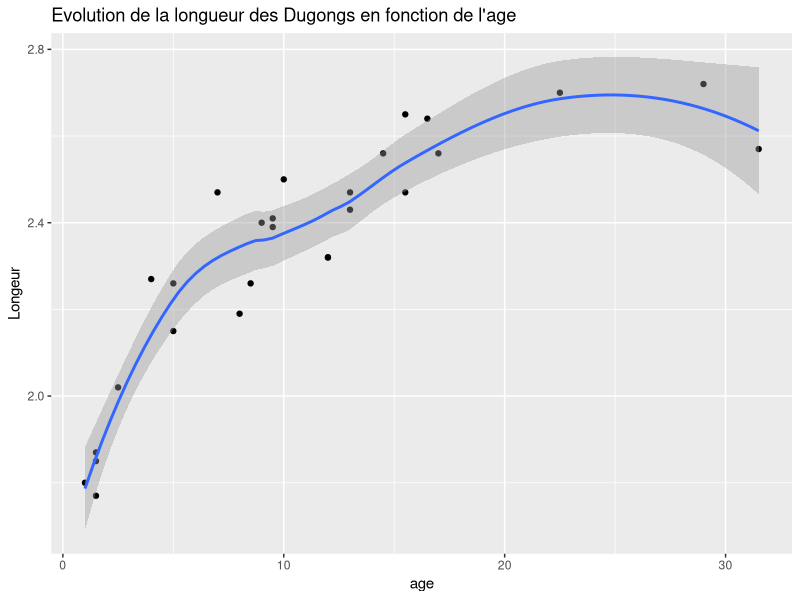
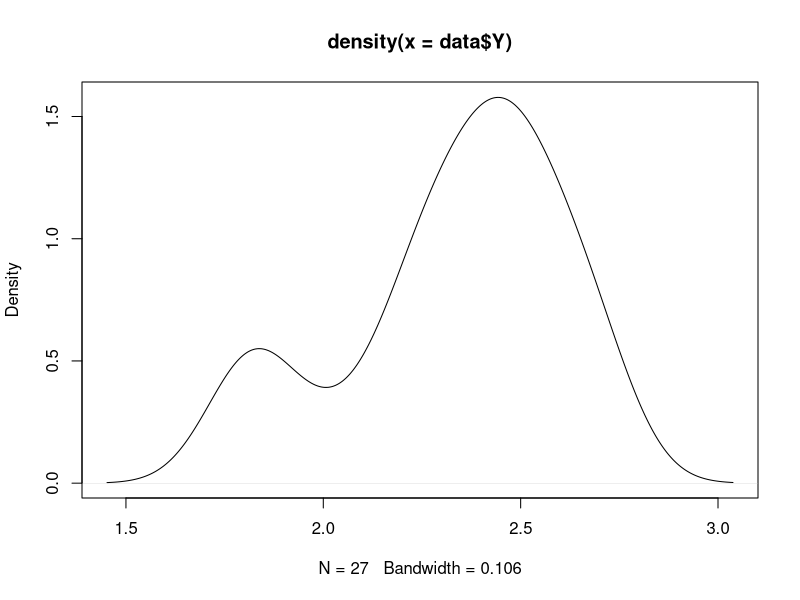

Reproduce these figures in R, in order.
## ---- chunk 1
knitr::opts_chunk$set(echo = TRUE)
library(ggplot2)
## ---- chunk 2
X <- c(1, 1.5, 1.5, 1.5, 2.5, 4, 5, 5, 7, 8, 8.5, 9, 9.5, 9.5, 10, 
12, 12, 13, 13, 14.5, 15.5, 15.5, 16.5, 17, 22.5, 29, 31.5)

Y <- c(1.8, 1.85, 1.87, 1.77, 2.02, 2.27, 2.15, 2.26, 2.47, 2.19, 
2.26, 2.4, 2.39, 2.41, 2.5, 2.32, 2.32, 2.43, 2.47, 2.56, 2.65, 
2.47, 2.64, 2.56, 2.7, 2.72, 2.57)

data <- data.frame(X,Y)

ggplot(data,mapping = aes(X,Y))+
  geom_point()+
  geom_smooth()+
  ggtitle("Evolution de la longueur des Dugongs en fonction de l'age") +
  xlab("age") + ylab("Longeur")

## ---- chunk 3
y <- density(data$Y)
plot(y)
## ---- chunk 4


dugong <- function(age, length, nchain = 10^4, prop_sd = c(1,1,1,1)){

  init <- c(0, 1, 1, 0.5)  #alpha, beta, tau (standard deviation donc on commence à 1) et gamma (entre 0 et 1 donc on prend 0.5)   
  chain <- matrix(NA, nchain + 1, 4)
  chain[1,] <- init
  acc_rates <- rep(0, 4)
  
  
  
  for (iter in 1:nchain){
    current <- chain[iter,]
    
    ## Mise a jour de alpha, beta, tau et gamma (ils suivent la même loi a priori )
    
    for (j in 1:4){

      
      prop <- current
      prop[j] <- rnorm(1, current[j], prop_sd[j])
      
      top <-   ###### math à faire
      bottom <-   ###### math à faire
      acc_prob <- exp(top - bottom)
    
      if (runif(1) < acc_prob){
        current <- prop
        acc_rates[j] <- acc_rates[j] + 1
      }
    }
    
    
    
    
    
    
    ## Sauvegardons le nouvel etat
    chain[iter+1,] <- current
  }
  
  return(list(chain = chain, acc_rates = acc_rates / nchain))
}








